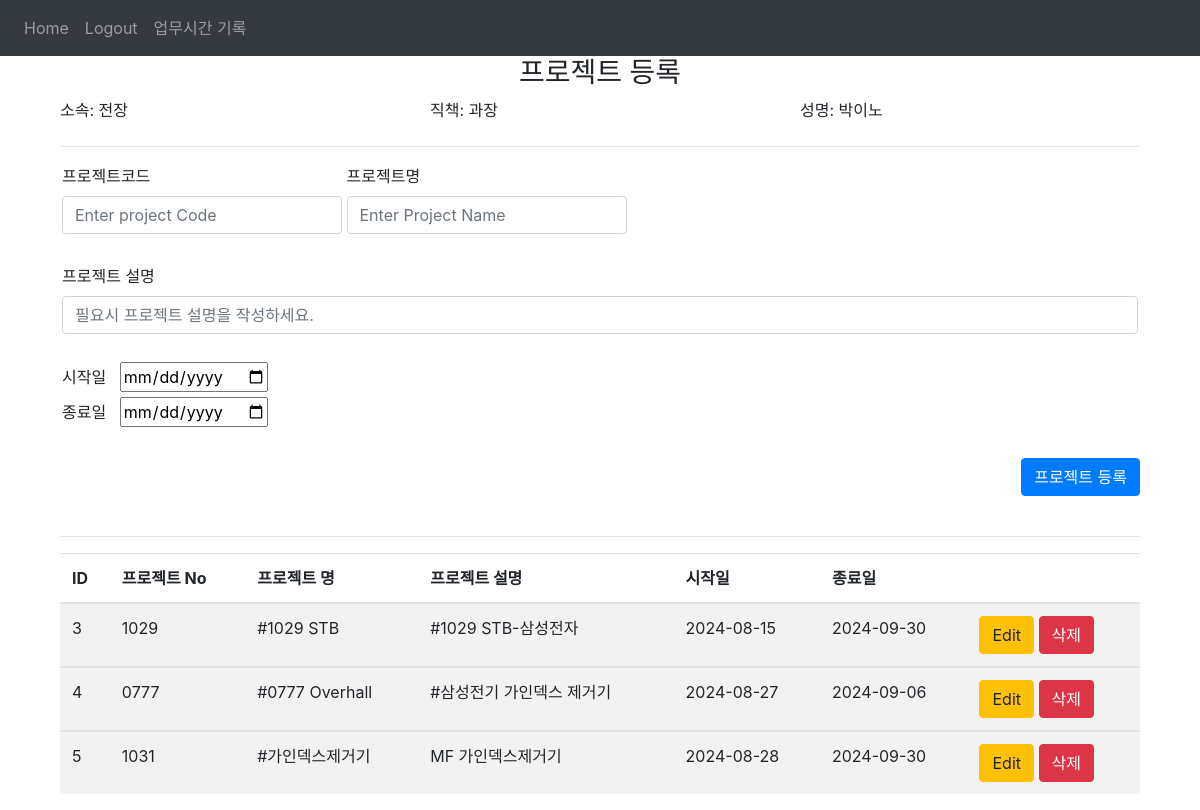
Screenshot of /project_create (signed in) with the database file from the repository.
### website/models.py (models this page shows)
class User(db.Model, UserMixin):                                      #Employee
    id = db.Column(db.Integer, primary_key=True)                      #DB primary_key ID
    email = db.Column(db.String(50), unique=True)                     #이름대신 ID로 사용함
    uname = db.Column(db.String(50),nullable=False)                   #이름
    udepartment = db.Column(db.String(50))                            #소속부서
    uposition = db.Column(db.String(50))                              #직책
    password = db.Column(db.String(50))                               #패스워드
    authority = db.Column(db.String(10))                              #권한관리 : 1 슈퍼 관리자, 2 관리자, 3 일반 사용자
    notes = db.relationship('Note')                                   #외래키 연동
    projects = db.relationship('Project')
    working_hours = db.relationship('Working_hour')

class Project(db.Model):                                              #새 프로젝트를 생성한다.(관리자) 1번
    pid = db.Column(db.Integer, primary_key=True)                     #DB primary_key ID
    pcode = db.Column(db.String(50), unique=True, nullable=False)     #프로젝트 코드
    pname = db.Column(db.String(100), nullable=False)                 #프로젝트 이름
    startdate = db.Column(db.String(50))                              #시작일자
    enddate = db.Column(db.String(50))                                #종료일자
    pdesc = db.Column(db.String(100))                                 #프로젝트 설명
    date = db.Column(db.DateTime(timezone=True), default=func.now())  #등록일자 timestamp
    user_id = db.Column(db.Integer, db.ForeignKey('user.id'))         #외래키 연동

### website/views.py (the view, shortened to what this page needs)
@views.route('/project_create', methods=['GET', 'POST'])
@login_required
def project_create():
    all_data = all_projects()
    return render_template("projectcreate.html",all_data=all_data, user=current_user)

### website/__init__.py (called while the page is built)
def create_app():
    app.config['SECRET_KEY'] = 'hjshjhdjah kjshkjdhjs'
    app.config['SQLALCHEMY_DATABASE_URI'] = f'sqlite:///{DB_NAME}'
    db.init_app(app)
    from .views import views
    from .auth import auth
    app.register_blueprint(views, url_prefix='/')
    app.register_blueprint(auth, url_prefix='/')
    from .models import User
    with app.app_context():
        db.create_all()
    login_manager = LoginManager()
    login_manager.login_view = 'auth.login'
    login_manager.init_app(app)
    @login_manager.user_loader
    def load_user(id):
        return User.query.get(int(id))
    return app

### website/views.py (called while the page is built)
def all_projects():
    today = date.today()
    all_projects = db.session.query(
        Project.pid,
        Project.pcode,
        Project.pname,
        Project.startdate,
        Project.enddate,
        Project.pdesc,
    func.strftime('%y-%m-%d', Project.date).label('date')).filter(Project.enddate >= today).all()
    return all_projects

### website/templates/projectcreate.html (shortened to what this page needs)
{% extends "base.html" %}
{% block content %}
<div class="container">
  <div class="table-wrapper">
    <form method="POST">
      <h3 align="center">프로젝트 등록</h3>
        <div class="row">
          <div class="col">
            <label for="userDepartmet">소속: {{user.udepartment}}</label>
          </div>
          <div class="col">
            <label for="userPosition">직책: {{user.uposition}}</label>
          </div>
          <div class="col">
            <label for="userName">성명: {{user.uname}}</label>
          </div>
        </div>
      <hr>
      <div class="parent">
        <div class="child">
          <label for="projCode">프로젝트코드</label>
          <input
            type="text"
            class="form-control"
            id="projCode"
            name="projCode"
            placeholder="Enter project Code"
          />
        </div>
        <div class="child">
          <label for="projName">프로젝트명</label>
          <input
            type="text"
            class="form-control"
            id="projName"
            name="projName"
            placeholder="Enter Project Name"
          />
        </div>
        <div>
          <label for="description">프로젝트 설명</label>
          <input
            type="text"
            class="form-control"
            id="pdesc"
            name="pdesc"
            placeholder="필요시 프로젝트 설명을 작성하세요."
          />
        </div>
      </div>
      <br>
      <div class="parent">
        <div class="child1">
        <label for="startDate">시작일&nbsp;&nbsp;</label>
        <input type="date" id="startDate" name="startDate" data-date-format="yymmdd">
        </div>
        <div class="child1">
        <label for="endDate">종료일&nbsp;&nbsp;</label>
        <input type="date" id="endDate" name="endDate" data-date-format="yymmdd">
        </div>
      </div>
      <br>
      <div align="right">
        <button type="submit" class="btn btn-primary">프로젝트 등록</button>
      </div>
    </form>
    <br><hr>
    <table class="table table-hover table-striped table-responsive-sm" id="table1">
      <thead>
          <tr>
          <th>ID</th>
          <th>프로젝트 No</th>
          <th>프로젝트 명</th>
          <th>프로젝트 설명</th>
          <th>시작일</th>
          <th>종료일</th>
          <th></th>
          </tr>
      </thead>
      {% for row in all_data %}
      <tbody>
        <tr>
          <td>{{row.pid}}</td>
          <td>{{row.pcode}}</td>
          <td>{{row.pname}}</td>
          <td>{{row.pdesc}}</td>
          <td>{{row.startdate}}</td>
          <td>{{row.enddate}}</td>
          <td>
            <a href="/views.project_update/{{row.pid}}" class="btn btn-warning btn-xs" data-toggle="modal" data-target="#modaledit{{row.pid}}">Edit</a>
            <a href="/project_delete/{{row.pid}}" class="btn btn-danger btn-xs" onclick="return confirm('이 데이터를 삭제하시겠습니까?')">삭제</a>
          </td>
        </tr>
      </tbody>
      {% endfor %}
  </div>
</div>
  {% endblock %}

### website/templates/base.html (style rules this page uses)
.parent { margin: 1px; padding: 1px; text-align: left; }
.child { display: inline-block; width: 280px; height: 100px; }
.table-wrapper { overflow-x: auto; width: 100%; }

### rows the page displays
User: udepartment "전장", uposition "과장", uname "박이노"
Project: pid "3", pcode "1029", pname "#1029 STB", pdesc "#1029 STB-삼성전자", startdate "2024-08-15", enddate "2024-09-30"
Project: pid "4", pcode "0777", pname "#0777 Overhall", pdesc "#삼성전기 가인덱스 제거기", startdate "2024-08-27", enddate "2024-09-06"
Project: pid "5", pcode "1031", pname "#가인덱스제거기", pdesc "MF 가인덱스제거기", startdate "2024-08-28", enddate "2024-09-30"
